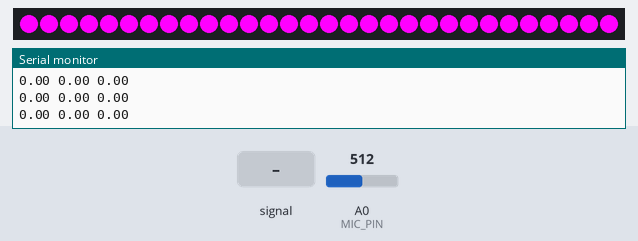
Bench run of a sketch on a simulated Arduino Uno, built with avr-gcc and run on an emulated ATmega328P. On the bench: 30 RGB LEDs in strip order, left to right, the last lines printed to the serial monitor. Inputs (shaded band) come from the test bench; at power-on: A0 (MIC_PIN) = 512.

Above: at 3.0 s.
3.1 s: A0 (MIC_PIN) fed a 50 Hz sine of ±306 counts around its level
At 3.5 s:
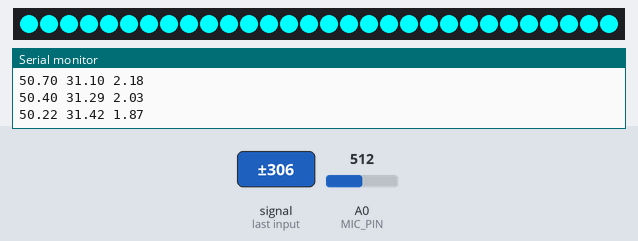
4.7 s: A0 (MIC_PIN) set to 716
At 4.82 s:
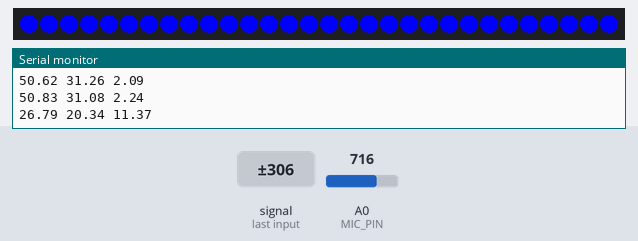
Timing chart, 0 to 7.7 s (numbered marks = the images above; inputs shaded):
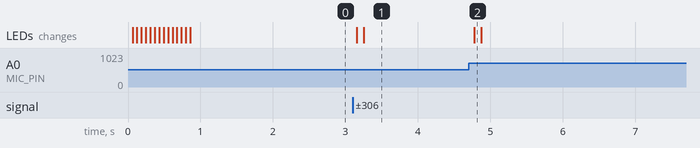

Measured:
- after the input at 3.1 s, the LEDs: first change after 0.06 s (image 1 shows a later state)
- after the input at 4.7 s, the LEDs: change after 0.08 s (image 2)

The sketch:

fft_reactive.ino
```cpp
#include <Filters.h>
#include "arduinoFFT.h"
#include <Adafruit_NeoPixel.h>

arduinoFFT FFT = arduinoFFT(); /* Create FFT object */
/*
These values can be changed in order to evaluate the functions
*/
#define MIC_PIN A0
#define LED_PIN 2
#define N_LEDS 30

// switch this its wrong
float highfilterFrequency = 200.0;
FilterOnePole highpassFilter( HIGHPASS, highfilterFrequency );
float lowfilterFrequency = 20.0;
FilterOnePole lowpassFilter( LOWPASS, lowfilterFrequency );

Adafruit_NeoPixel strip = Adafruit_NeoPixel(N_LEDS, LED_PIN, NEO_GRB + NEO_KHZ800);
const uint16_t samples = 32; //This value MUST ALWAYS be a power of 2
const double samplingFrequency = 500; //Hz, must be less than 10000 due to ADC

unsigned int sampling_period_us;
unsigned long microseconds;

/*
These are the input and output vectors
Input vectors receive computed results from FFT
*/
double vReal[samples];
double vImag[samples];

#define SCL_INDEX 0x00
#define SCL_TIME 0x01
#define SCL_FREQUENCY 0x02
#define SCL_PLOT 0x03

void setup()
{
  sampling_period_us = round(1000000*(1.0/samplingFrequency));
  Serial.begin(115200);
  strip.begin();
  for (int i = 29; i >= 0; i--)
  {
     strip.setPixelColor(i, 255, 0,255);
     strip.setPixelColor(29-i, 255, 0, 255);
     strip.show();
     delay(60);
  }
  Serial.println("Ready");
}

void loop()
{
  double low = 0;
  double mid = 0;
  double high = 0;
  /*SAMPLING - improve!!!!!!!*/
  microseconds = micros();
  for(int i=0; i<samples; i++)
  {
      float x = lowpassFilter.input(analogRead(MIC_PIN));
      float filtered_x = highpassFilter.input(x);
      vReal[i] = filtered_x;
      vImag[i] = 0;
      while(micros() - microseconds < sampling_period_us){
        //empty loop
      }
      microseconds += sampling_period_us;
  }

  FFT.Windowing(vReal, samples, FFT_WIN_TYP_HAMMING, FFT_FORWARD);	/* Weigh data */
  FFT.Compute(vReal, vImag, samples, FFT_FORWARD); /* Compute FFT */
  FFT.ComplexToMagnitude(vReal, vImag, samples); /* Compute magnitudes */
//  for(int i=0; i<(samples/2); i++)
//  {
//    if (i<=3 )             low += vReal[i];
//    if (i >3   && i<=12 )  mid += vReal[i];
//    if (i >12)             high += vReal[i];
//  };
  ShowColors(vReal);
  //Print(vReal, samples);

  Serial.print(vReal[3]);
  Serial.print(" ");
  Serial.print(vReal[4]);
  Serial.print(" ");
  Serial.println(vReal[5]);

  //delay(1);
}


void ShowColors(double *vReal)
{
  uint32_t col = strip.Color(255, 0, 255);


  if (vReal[4]>=4) col = strip.Color(0, 0, 255);
  if (vReal[4]>=21) col = strip.Color(0, 255, 255);

  for (int i = 0; i <= 30; i++)
  {
     strip.setPixelColor(i, col);
  };

  strip.show();

}

void ShowAllColors(double *vReal){
  uint32_t col = strip.Color(255, 0, 255);
  uint32_t change = strip.Color(0, 0, 255);
  for (int i = 1; i <= 15; i++)
  {
    if (vReal[i]>=150){
      strip.setPixelColor((i*2)-2, change);
      strip.setPixelColor((i*2)-1, change);
      } else {
        strip.setPixelColor((i*2)-2, col);
        strip.setPixelColor((i*2)-1, col);
        };
        strip.show();
  };
}

void Print(double *vData, uint16_t samples)
{
  for (uint16_t i = 0; i < (samples/2); i++)
  {
    double f;
    f = ((i * 1.0 * (samplingFrequency/2)) / (samples/2));
    Serial.print(f);
    Serial.print("Hz");
    Serial.print(" ");
    Serial.println(vData[i], 4);
  }
  Serial.println();
}
```
